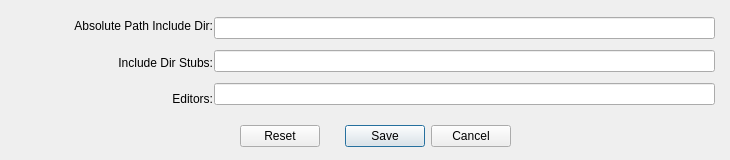
<?xml version="1.0" encoding="UTF-8"?>
<ui version="4.0">
 <class>Dialog</class>
 <widget class="QDialog" name="Dialog">
  <property name="geometry">
   <rect>
    <x>0</x>
    <y>0</y>
    <width>730</width>
    <height>160</height>
   </rect>
  </property>
  <property name="minimumSize">
   <size>
    <width>730</width>
    <height>160</height>
   </size>
  </property>
  <property name="maximumSize">
   <size>
    <width>730</width>
    <height>160</height>
   </size>
  </property>
  <property name="windowTitle">
   <string>Dialog</string>
  </property>
  <widget class="QDialogButtonBox" name="buttonBox">
   <property name="geometry">
    <rect>
     <x>240</x>
     <y>120</y>
     <width>271</width>
     <height>32</height>
    </rect>
   </property>
   <property name="layoutDirection">
    <enum>Qt::LeftToRight</enum>
   </property>
   <property name="orientation">
    <enum>Qt::Horizontal</enum>
   </property>
   <property name="standardButtons">
    <set>QDialogButtonBox::Cancel|QDialogButtonBox::Reset|QDialogButtonBox::Save</set>
   </property>
  </widget>
  <widget class="QWidget" name="">
   <property name="geometry">
    <rect>
     <x>12</x>
     <y>12</y>
     <width>201</width>
     <height>101</height>
    </rect>
   </property>
   <layout class="QVBoxLayout" name="verticalLayout">
    <property name="spacing">
     <number>8</number>
    </property>
    <item>
     <widget class="QLabel" name="label_0">
      <property name="text">
       <string>  Absolute Path Include Dir:</string>
      </property>
      <property name="alignment">
       <set>Qt::AlignRight|Qt::AlignTrailing|Qt::AlignVCenter</set>
      </property>
     </widget>
    </item>
    <item>
     <widget class="QLabel" name="label">
      <property name="autoFillBackground">
       <bool>true</bool>
      </property>
      <property name="text">
       <string>  Include Dir Stubs:</string>
      </property>
      <property name="alignment">
       <set>Qt::AlignRight|Qt::AlignTrailing|Qt::AlignVCenter</set>
      </property>
     </widget>
    </item>
    <item>
     <widget class="QLabel" name="label_2">
      <property name="text">
       <string> Editors:</string>
      </property>
      <property name="alignment">
       <set>Qt::AlignRight|Qt::AlignTrailing|Qt::AlignVCenter</set>
      </property>
     </widget>
    </item>
   </layout>
  </widget>
  <widget class="QWidget" name="">
   <property name="geometry">
    <rect>
     <x>214</x>
     <y>12</y>
     <width>501</width>
     <height>101</height>
    </rect>
   </property>
   <layout class="QVBoxLayout" name="verticalLayout_2">
    <item>
     <widget class="QLineEdit" name="absPathIncEditor"/>
    </item>
    <item>
     <widget class="QLineEdit" name="lineEdit"/>
    </item>
    <item>
     <widget class="QLineEdit" name="lineEdit_2"/>
    </item>
   </layout>
  </widget>
 </widget>
 <resources/>
 <connections>
  <connection>
   <sender>buttonBox</sender>
   <signal>accepted()</signal>
   <receiver>Dialog</receiver>
   <slot>accept()</slot>
   <hints>
    <hint type="sourcelabel">
     <x>248</x>
     <y>254</y>
    </hint>
    <hint type="destinationlabel">
     <x>157</x>
     <y>274</y>
    </hint>
   </hints>
  </connection>
  <connection>
   <sender>buttonBox</sender>
   <signal>rejected()</signal>
   <receiver>Dialog</receiver>
   <slot>reject()</slot>
   <hints>
    <hint type="sourcelabel">
     <x>316</x>
     <y>260</y>
    </hint>
    <hint type="destinationlabel">
     <x>286</x>
     <y>274</y>
    </hint>
   </hints>
  </connection>
 </connections>
</ui>
